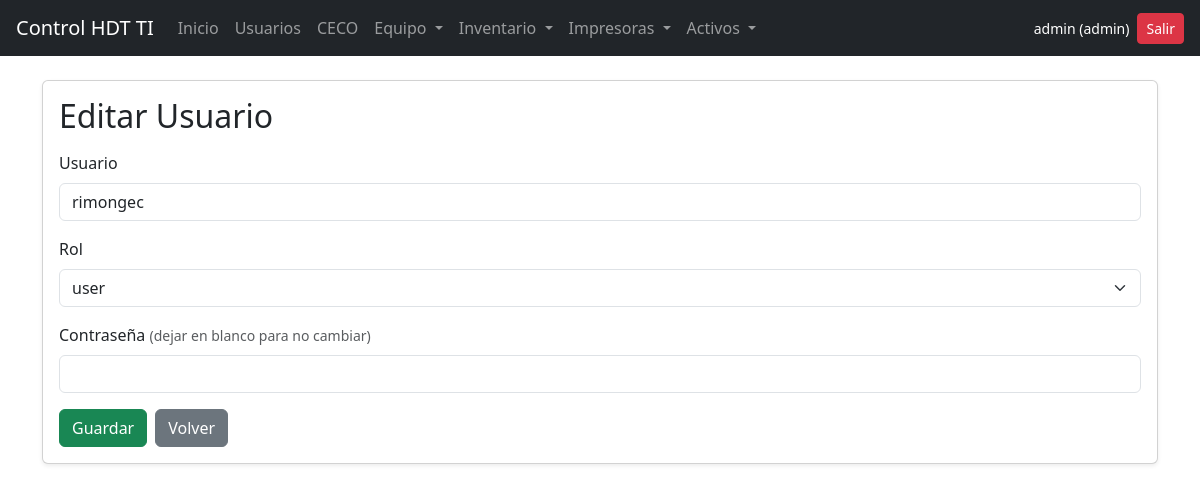
/admin/users/2/edit (signed in), run on the app's committed database.
### models/models.py (models this page shows, shortened)
class User(db.Model, UserMixin):
    id = db.Column(db.Integer, primary_key=True)
    username = db.Column(db.String(80), unique=True, nullable=False)
    password = db.Column(db.String(200), nullable=False)
    role = db.Column(db.String(20), nullable=False)  # admin | user
    entregas = db.relationship('EntregaEquipo', backref='usuario', lazy=True)
    reportes_impresora = db.relationship('ReporteImpresora', backref='usuario', lazy=True)

### routes/admin.py (the view, shortened to what this page needs)
@admin_bp.route('/users/<int:user_id>/edit', methods=['GET', 'POST'])
@login_required
@admin_required
def users_edit(user_id):
    u = User.query.get_or_404(user_id)
    return render_template('users/form.html', mode="edit", u=u)

### app.py (called while the page is built)
@login_manager.user_loader
def load_user(user_id):
    return User.query.get(int(user_id))

### routes/utils.py (called while the page is built)
def admin_required(fn):
    @wraps(fn)
    def wrapper(*args, **kwargs):
        if not current_user.is_authenticated:
            abort(401)
        if current_user.role != "admin":
            abort(403)
        return fn(*args, **kwargs)
    return wrapper

### templates/users/form.html (shortened to what this page needs)
{% extends "base.html" %}
{% block content %}
<div class="card shadow-sm">
  <div class="card-body">
    <h2 class="mb-3">
      {% if mode=="create" %}Crear Usuario{% else %}Editar Usuario{% endif %}
    </h2>
    <form method="post">
      <div class="mb-3">
        <label class="form-label">Usuario</label>
        <input class="form-control" name="username"
               value="{{ u.username if u else '' }}"
               required>
      </div>
      <div class="mb-3">
        <label class="form-label">Rol</label>
        <select class="form-select" name="role">
          <option value="user" {% if u and u.role=="user" %}selected{% endif %}>user</option>
        </select>
      </div>
      <div class="mb-3">
        <label class="form-label">
          Contraseña
          {% if mode=="edit" %}
            <small class="text-muted">(dejar en blanco para no cambiar)</small>
          {% endif %}
        </label>
        <input class="form-control" name="password" type="password"
               {% if mode=="create" %}required{% endif %}>
      </div>
      <div class="d-flex gap-2">
        <button class="btn btn-success" type="submit">Guardar</button>
        <a class="btn btn-secondary" href="{{ url_for('admin.users_list') }}">Volver</a>
      </div>
    </form>
  </div>
</div>
{% endblock %}

### templates/base.html (shortened to what this page needs)
<!DOCTYPE html>
<html lang="es">
<head>
    <link href="https://cdn.jsdelivr.net/npm/bootstrap@5.3.3/dist/css/bootstrap.min.css" rel="stylesheet">
</head>
<body>
    <nav class="navbar navbar-expand-lg navbar-dark bg-dark px-3">
        {% if current_user.is_authenticated %}
        {% set home_url = url_for('admin.dashboard') if current_user.role == 'admin' else url_for('user.dashboard') %}
        {% else %}
        {% set home_url = url_for('auth.login') %}
        {% endif %}
        <a class="navbar-brand" href="{{ home_url }}">Control HDT TI</a>
        <div class="collapse navbar-collapse" id="navMain">
            <ul class="navbar-nav me-auto mb-2 mb-lg-0">
                {% if current_user.is_authenticated %}
                <li class="nav-item">
                    <a class="nav-link" href="{{ home_url }}">Inicio</a>
                </li>
                {% if current_user.role == 'admin' %}
                <li class="nav-item">
                    <a class="nav-link" href="{{ url_for('admin.users_list') }}">Usuarios</a>
                </li>
                <li class="nav-item">
                    <a class="nav-link" href="{{ url_for('ceco.list_ceco') }}">CECO</a>
                </li>
                {% endif %}
                <li class="nav-item dropdown">
                    <a class="nav-link dropdown-toggle" href="#" id="navEquipo" role="button" data-bs-toggle="dropdown"
                        aria-expanded="false">
                        Equipo
                    </a>
                </li>
                <li class="nav-item dropdown">
                    <a class="nav-link dropdown-toggle" href="#" id="navInventario" role="button"
                        data-bs-toggle="dropdown" aria-expanded="false">
                        Inventario
                    </a>
                </li>
                <li class="nav-item dropdown">
                    <a class="nav-link dropdown-toggle" href="#" id="navImpresoras" role="button"
                        data-bs-toggle="dropdown" aria-expanded="false">
                        Impresoras
                    </a>
                </li>
<li class="nav-item dropdown">
  <a class="nav-link dropdown-toggle" href="#" id="navActivos" role="button"
     data-bs-toggle="dropdown" aria-expanded="false">
    Activos
  </a>
</li>
                {% endif %}
            </ul>
            <div class="d-flex align-items-center gap-2">
                {% if current_user.is_authenticated %}
                <span class="text-white small">
                    {{ current_user.username }} ({{ current_user.role }})
                </span>
                <a href="{{ url_for('auth.logout') }}" class="btn btn-danger btn-sm">Salir</a>
                {% endif %}
            </div>
        </div>
    </nav>
    <div class="container mt-4">
        {% block content %}{% endblock %}
    </div>
</body>
</html>

### data on the page
User: username "admin", role "admin"
User: username "rimongec", role "user"
